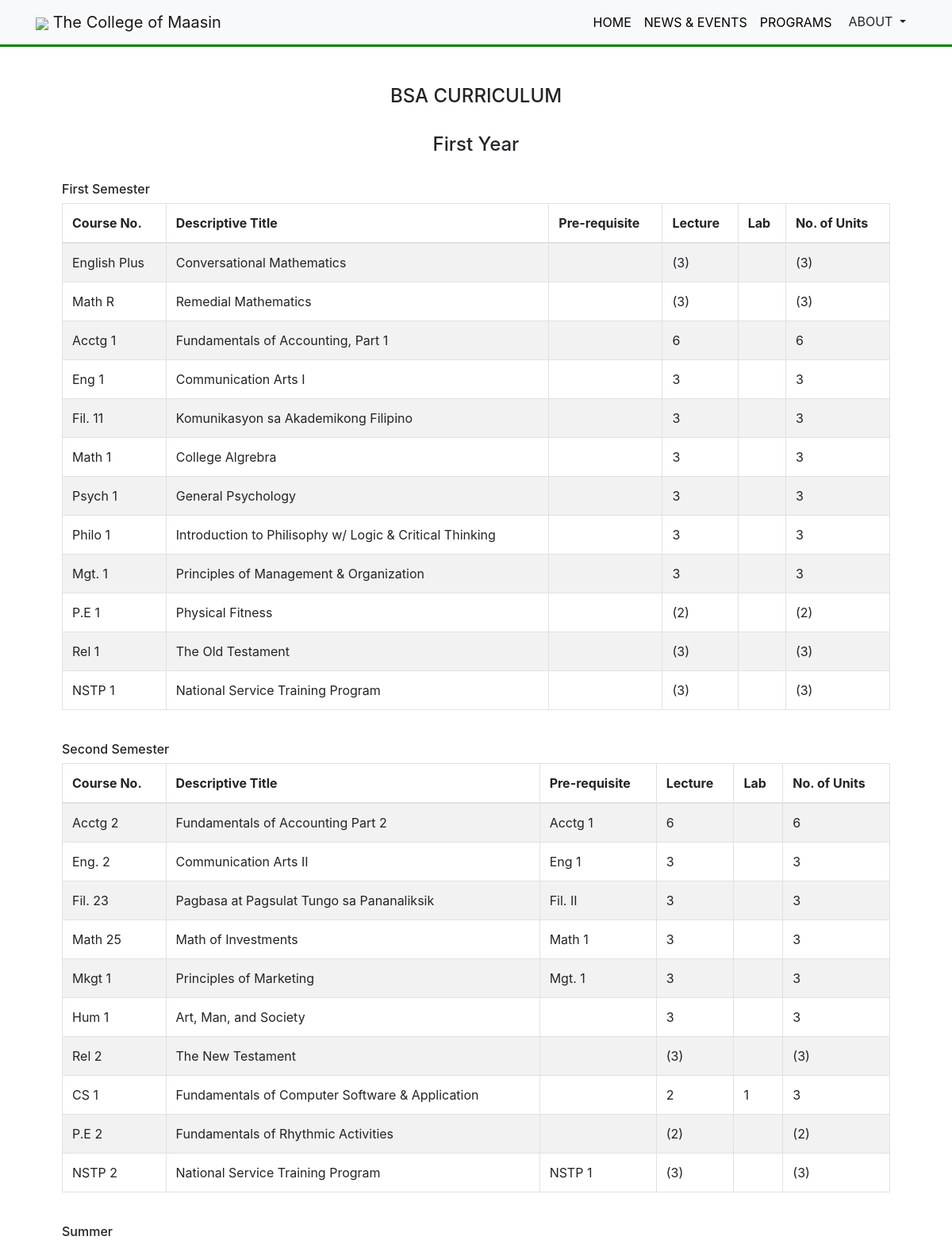
Screenshot of /bsa-homepage/ (upper part) with the database file from the repository.
### users/models.py (models this page shows, shortened)
class first_year_first_semester_bsa(models.Model):
    course_number       =   models.CharField(max_length=100)
    descriptive_title   =   models.CharField(max_length=100)
    requisite           =   models.CharField(max_length=100, blank=True)
    lecture             =   models.CharField(max_length=100)
    lab                 =   models.CharField(max_length=100, blank=True)
    no_of_units         =   models.CharField(max_length=100)
    class Meta:
        verbose_name = 'BSA = First Year First Semester'
        verbose_name_plural = 'BSA = First Year First Semester'

class first_year_second_semester_bsa(models.Model):
    course_number       =   models.CharField(max_length=100)
    descriptive_title   =   models.CharField(max_length=100)
    requisite           =   models.CharField(max_length=100, blank=True)
    lecture             =   models.CharField(max_length=100)
    lab                 =   models.CharField(max_length=100, blank=True)
    no_of_units         =   models.CharField(max_length=100)
    class Meta:
        verbose_name = 'BSA = First Year Second Semester'
        verbose_name_plural = 'BSA = First Year Second Semester'

### users/views.py (the view)
# urls.py: path('bsa-homepage/',                   users_views.bsa_homepage,           name='bsa_homepage'),
def bsa_homepage(request):
    context = {
        'first_year_first_semester':        first_year_first_semester_bsa.objects.all(),
        'first_year_second_semester':       first_year_second_semester_bsa.objects.all(),
        'first_year_summer':                first_year_summer_bsa.objects.all(),
        'second_year_first_semester':       second_year_first_semester_bsa.objects.all(),
        'second_year_second_semester':      second_year_second_semester_bsa.objects.all(),
        'second_year_summer':               second_year_summer_bsa.objects.all(),
        'third_year_first_semester':        third_year_first_semester_bsa.objects.all(),
        'third_year_second_semester':       third_year_second_semester_bsa.objects.all(),
        'third_year_summer':                third_year_summer_bsa.objects.all(),
        'fourth_year_first_semester':       fourth_year_first_semester_bsa.objects.all(),
        'fourth_year_second_semester':      fourth_year_second_semester_bsa.objects.all(),
    }
    return render(request, 'users/courses/bsa-homepage.html', context)

### users/templates/users/courses/bsa-homepage.html (shortened to what this page needs)
{% extends 'base.html' %}
{% load static %}
{% block body %}
<div class="container p-5">
    <div class="row">
        <div class="col-md-12">
            <h4 class="text-center">BSA CURRICULUM</h4>
            <table class="table table-striped table-bordered">
                <thead>
                    <th>Course No.</th>
                    <th>Descriptive Title</th>
                    <th>Pre-requisite</th>
                    <th>Lecture</th>
                    <th>Lab</th>
                    <th>No. of Units</th>
                </thead>
                <tbody>
                    <h4 class="text-center p-4">First Year</h4>
                    <h6>First Semester</h6>
                    {% for items in first_year_first_semester %}
                        <tr>
                            <td>{{ items.course_number }}</td>
                            <td>{{ items.descriptive_title }}</td>
                            <td>{{ items.requisite }}</td>
                            <td>{{ items.lecture }}</td>
                            <td>{{ items.lab }}</td>
                            <td>{{ items.no_of_units }}</td>
                        </tr>
                    {% endfor %}
                </tbody>
            </table>
            <br>
            <h6>Second Semester</h6>
            <table class="table table-striped table-bordered">
                <thead>
                    <th>Course No.</th>
                    <th>Descriptive Title</th>
                    <th>Pre-requisite</th>
                    <th>Lecture</th>
                    <th>Lab</th>
                    <th>No. of Units</th>
                </thead>
                <tbody>
                    {% for items in first_year_second_semester %}
                        <tr>
                            <td>{{ items.course_number }}</td>
                            <td>{{ items.descriptive_title }}</td>
                            <td>{{ items.requisite }}</td>
                            <td>{{ items.lecture }}</td>
                            <td>{{ items.lab }}</td>
                            <td>{{ items.no_of_units }}</td>
                        </tr>
                    {% endfor %}
                </tbody>
            </table>
            <br>
            <h6>Summer</h6>
            <br>
            <br>
            <br>
            <br>
            <br>
        </div>
    </div>
</div>
{% endblock body %}

### users/static/css/custom.css (style rules this page uses)
html { overflow-x: hidden; }

### rows the page displays
first_year_first_semester_bsa: course_number "English Plus", descriptive_title "Conversational Mathematics", lecture "(3)", no_of_units "(3)"
first_year_first_semester_bsa: course_number "Math R", descriptive_title "Remedial Mathematics", lecture "(3)", no_of_units "(3)"
first_year_first_semester_bsa: course_number "Acctg 1", descriptive_title "Fundamentals of Accounting, Part 1", lecture "6", no_of_units "6"
first_year_first_semester_bsa: course_number "Eng 1", descriptive_title "Communication Arts I", lecture "3", no_of_units "3"
first_year_first_semester_bsa: course_number "Fil. 11", descriptive_title "Komunikasyon sa Akademikong Filipino", lecture "3", no_of_units "3"
first_year_first_semester_bsa: course_number "Math 1", descriptive_title "College Algrebra", lecture "3", no_of_units "3"
first_year_first_semester_bsa: course_number "Psych 1", descriptive_title "General Psychology", lecture "3", no_of_units "3"
first_year_first_semester_bsa: course_number "Philo 1", descriptive_title "Introduction to Philisophy w/ Logic & Critical Thinking", lecture "3", no_of_units "3"
first_year_first_semester_bsa: course_number "Mgt. 1", descriptive_title "Principles of Management & Organization", lecture "3", no_of_units "3"
first_year_first_semester_bsa: course_number "P.E 1", descriptive_title "Physical Fitness", lecture "(2)", no_of_units "(2)"
first_year_first_semester_bsa: course_number "Rel 1", descriptive_title "The Old Testament", lecture "(3)", no_of_units "(3)"
first_year_first_semester_bsa: course_number "NSTP 1", descriptive_title "National Service Training Program", lecture "(3)", no_of_units "(3)"
first_year_second_semester_bsa: course_number "Acctg 2", descriptive_title "Fundamentals of Accounting Part 2", requisite "Acctg 1", lecture "6", no_of_units "6"
first_year_second_semester_bsa: course_number "Eng. 2", descriptive_title "Communication Arts II", requisite "Eng 1", lecture "3", no_of_units "3"
first_year_second_semester_bsa: course_number "Fil. 23", descriptive_title "Pagbasa at Pagsulat Tungo sa Pananaliksik", requisite "Fil. II", lecture "3", no_of_units "3"
first_year_second_semester_bsa: course_number "Math 25", descriptive_title "Math of Investments", requisite "Math 1", lecture "3", no_of_units "3"
first_year_second_semester_bsa: course_number "Mkgt 1", descriptive_title "Principles of Marketing", requisite "Mgt. 1", lecture "3", no_of_units "3"
first_year_second_semester_bsa: course_number "Hum 1", descriptive_title "Art, Man, and Society", lecture "3", no_of_units "3"
first_year_second_semester_bsa: course_number "Rel 2", descriptive_title "The New Testament", lecture "(3)", no_of_units "(3)"
first_year_second_semester_bsa: course_number "CS 1", descriptive_title "Fundamentals of Computer Software & Application", lecture "2", lab "1", no_of_units "3"
first_year_second_semester_bsa: course_number "P.E 2", descriptive_title "Fundamentals of Rhythmic Activities", lecture "(2)", no_of_units "(2)"
first_year_second_semester_bsa: course_number "NSTP 2", descriptive_title "National Service Training Program", requisite "NSTP 1", lecture "(3)", no_of_units "(3)"
